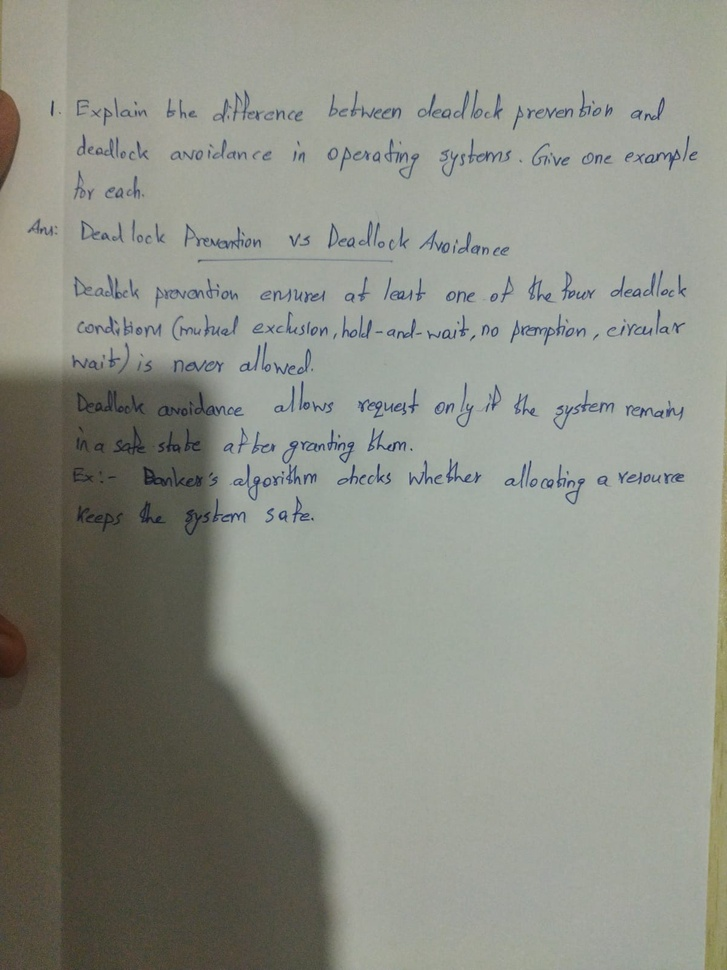
#> input picture handwritten-ocr-pipeline/core/inputs/image.jpg, 727 x 970 px, shrunk from 1200 x 1600 before the run
$ python -i utils.py   (imports and definitions only)
#> lines starting #> are read from the running program, lines starting #| are printed output that depends on the picture
#> further down, picture is the input picture: shape (970, 727, 3); mean B, G, R 134.1, 143.5, 141
import numpy as np
import cv2

def enhance_document(img):
    # 1. grayscale
    gray = cv2.cvtColor(img, cv2.COLOR_BGR2GRAY)

    # 2. denoise
    denoised = cv2.bilateralFilter(gray, 9, 75, 75)
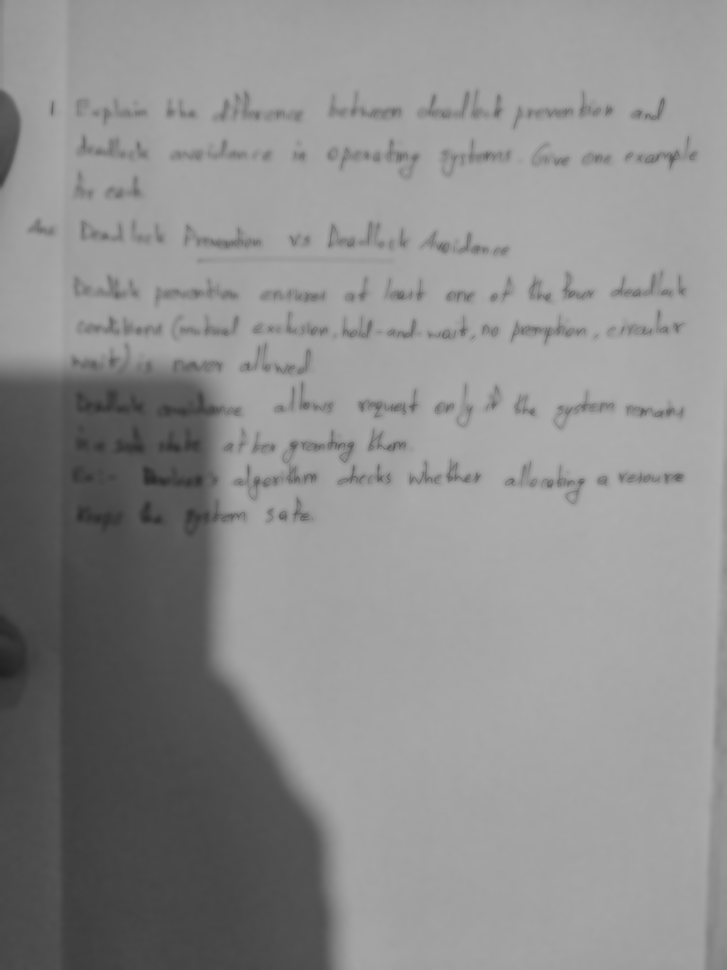
#> denoised: shape (970, 727); min 31, max 174, mean 141.8

    # 3. sharpen
    blur = cv2.GaussianBlur(denoised, (0,0), 3)
    sharp = cv2.addWeighted(denoised, 1.5, blur, -0.5, 0)

    # 4. contrast enhancement (CLAHE)
    clahe = cv2.createCLAHE(clipLimit=3.0, tileGridSize=(8,8))
    enhanced = clahe.apply(sharp)
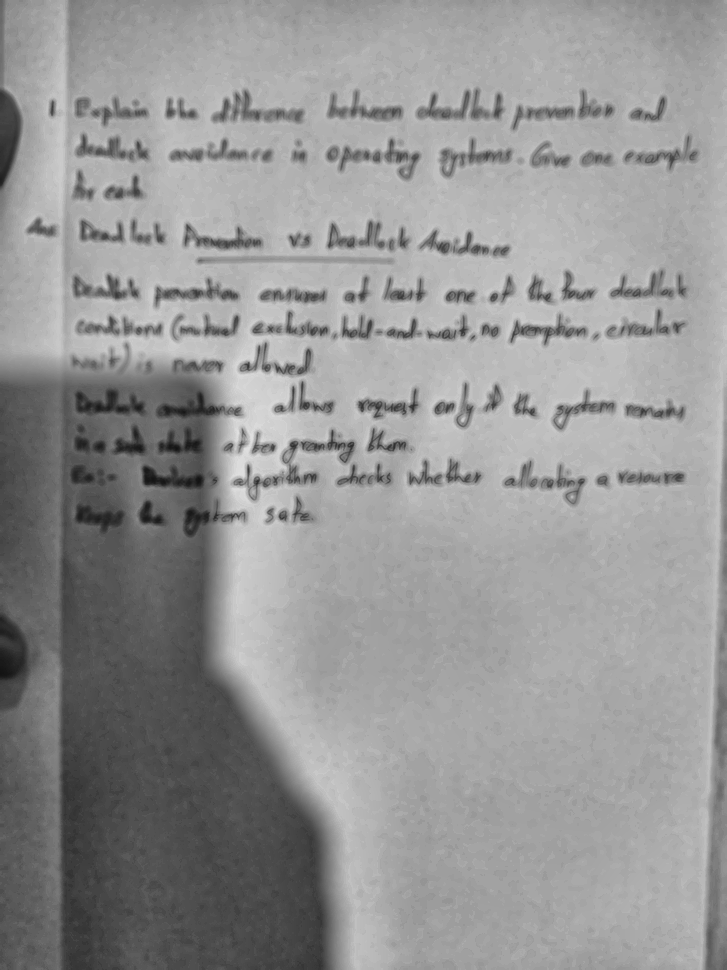
#> enhanced: shape (970, 727); min 18, max 224, mean 149

    # 5. restore 3-channel RGB for CRAFT
    enhanced_rgb = cv2.cvtColor(enhanced, cv2.COLOR_GRAY2RGB)

    return enhanced_rgb


# [37 lines left out: functions print_progress_bar, draw_boxes, draw_boxes_of_lines, not called in this run]

def save_text(output_path, text):
    with open(output_path, "w", encoding="utf-8") as f:
        f.write(text)

# [53 lines left out: functions compute_curved_line_envelopes, draw_line_envelopes, not called in this run]


def estimate_line_height(line):
    heights = [(b[:, 1].max() - b[:, 1].min()) for b in line]
    return np.median(heights)

# [72 lines left out: functions endpoint_anchors, top_bottom_midpoints, densify, chaikin, white_background, extract_contour_region and 1 more, not called in this run]

>>> import cv2
>>> picture = cv2.imread('inputs/image.jpg')
>>> result = enhance_document(picture)
